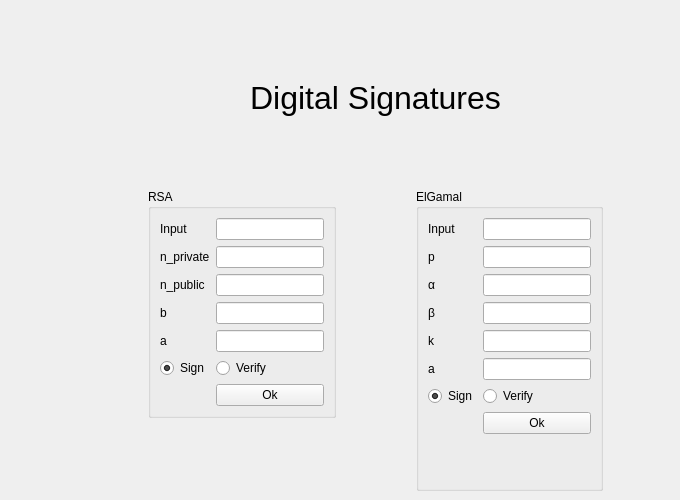
       <widget class="QWidget" name="page12">
        <widget class="QWidget" name="layoutWidget">
         <property name="geometry">
          <rect>
           <x>80</x>
           <y>80</y>
           <width>591</width>
           <height>411</height>
          </rect>
         </property>
         <layout class="QGridLayout" name="gridLayout_15">
          <item row="2" column="1">
           <widget class="QGroupBox" name="groupBox_16">
            <property name="title">
             <string>RSA</string>
            </property>
            <layout class="QFormLayout" name="formLayout_12">
             <item row="0" column="0">
              <widget class="QLabel" name="label_66">
               <property name="text">
                <string>Input</string>
               </property>
              </widget>
             </item>
             <item row="0" column="1">
              <widget class="QLineEdit" name="le_sign_rsa_input"/>
             </item>
             <item row="1" column="0">
              <widget class="QLabel" name="label_61">
               <property name="text">
                <string>n_private</string>
               </property>
              </widget>
             </item>
             <item row="1" column="1">
              <widget class="QLineEdit" name="le_sign_rsa_n"/>
             </item>
             <item row="2" column="0">
              <widget class="QLabel" name="label_67">
               <property name="text">
                <string>n_public</string>
               </property>
              </widget>
             </item>
             <item row="2" column="1">
              <widget class="QLineEdit" name="le_sign_rsa_n_public"/>
             </item>
             <item row="3" column="0">
              <widget class="QLabel" name="label_64">
               <property name="text">
                <string>b</string>
               </property>
              </widget>
             </item>
             <item row="3" column="1">
              <widget class="QLineEdit" name="le_sign_rsa_b"/>
             </item>
             <item row="4" column="0">
              <widget class="QLabel" name="label_65">
               <property name="text">
                <string>a</string>
               </property>
              </widget>
             </item>
             <item row="4" column="1">
              <widget class="QLineEdit" name="le_sign_rsa_a"/>
             </item>
             <item row="5" column="0">
              <widget class="QRadioButton" name="rb_sign_rsa_sign">
               <property name="text">
                <string>Sign</string>
               </property>
               <property name="checked">
                <bool>true</bool>
               </property>
              </widget>
             </item>
             <item row="5" column="1">
              <widget class="QRadioButton" name="rb_sign_rsa_verify">
               <property name="text">
                <string>Verify</string>
               </property>
              </widget>
             </item>
             <item row="6" column="1">
              <widget class="QPushButton" name="btnSignRsa">
               <property name="text">
                <string>Ok</string>
               </property>
              </widget>
             </item>
            </layout>
           </widget>
          </item>
          <item row="2" column="2">
           <spacer name="horizontalSpacer_16">
            <property name="orientation">
             <enum>Qt::Horizontal</enum>
            </property>
            <property name="sizeHint" stdset="0">
             <size>
              <width>40</width>
              <height>20</height>
             </size>
            </property>
           </spacer>
          </item>
          <item row="1" column="1">
           <spacer name="verticalSpacer_33">
            <property name="orientation">
             <enum>Qt::Vertical</enum>
            </property>
            <property name="sizeHint" stdset="0">
             <size>
              <width>20</width>
              <height>40</height>
             </size>
            </property>
           </spacer>
          </item>
          <item row="0" column="1" colspan="3">
           <widget class="QLabel" name="label_49">
            <property name="styleSheet">
             <string notr="true">font-size: 24pt;</string>
            </property>
            <property name="text">
             <string>Digital Signatures</string>
            </property>
            <property name="alignment">
             <set>Qt::AlignCenter</set>
            </property>
           </widget>
          </item>
          <item row="2" column="0">
           <spacer name="horizontalSpacer_15">
            <property name="orientation">
             <enum>Qt::Horizontal</enum>
            </property>
            <property name="sizeHint" stdset="0">
             <size>
              <width>40</width>
              <height>20</height>
             </size>
            </property>
           </spacer>
          </item>
          <item row="3" column="1">
           <spacer name="verticalSpacer_32">
            <property name="orientation">
             <enum>Qt::Vertical</enum>
            </property>
            <property name="sizeHint" stdset="0">
             <size>
              <width>20</width>
              <height>40</height>
             </size>
            </property>
           </spacer>
          </item>
          <item row="2" column="4">
           <spacer name="horizontalSpacer_17">
            <property name="orientation">
             <enum>Qt::Horizontal</enum>
            </property>
            <property name="sizeHint" stdset="0">
             <size>
              <width>40</width>
              <height>20</height>
             </size>
            </property>
           </spacer>
          </item>
          <item row="2" column="3" rowspan="2">
           <widget class="QGroupBox" name="groupBox_17">
            <property name="title">
             <string>ElGamal</string>
            </property>
            <layout class="QFormLayout" name="formLayout_11">
             <item row="0" column="0">
              <widget class="QLabel" name="label_56">
               <property name="text">
                <string>Input</string>
               </property>
              </widget>
             </item>
             <item row="0" column="1">
              <widget class="QLineEdit" name="le_sign_elg_input"/>
             </item>
             <item row="1" column="0">
              <widget class="QLabel" name="label_57">
               <property name="text">
                <string>p</string>
               </property>
              </widget>
             </item>
             <item row="1" column="1">
              <widget class="QLineEdit" name="le_sign_elg_p"/>
             </item>
             <item row="2" column="1">
              <widget class="QLineEdit" name="le_sign_elg_alpha"/>
             </item>
             <item row="2" column="0">
              <widget class="QLabel" name="label_58">
               <property name="text">
                <string>α</string>
               </property>
              </widget>
             </item>
             <item row="3" column="0">
              <widget class="QLabel" name="label_59">
               <property name="text">
                <string>β </string>
               </property>
              </widget>
             </item>
             <item row="3" column="1">
              <widget class="QLineEdit" name="le_sign_elg_beta"/>
             </item>
             <item row="6" column="0">
              <widget class="QRadioButton" name="rb_sign_elg_sign">
               <property name="text">
                <string>Sign</string>
               </property>
               <property name="checked">
                <bool>true</bool>
               </property>
              </widget>
             </item>
             <item row="6" column="1">
              <widget class="QRadioButton" name="rb_sign_elg_ver">
               <property name="text">
                <string>Verify</string>
               </property>
              </widget>
             </item>
             <item row="4" column="0">
              <widget class="QLabel" name="label_60">
               <property name="text">
                <string>k</string>
               </property>
              </widget>
             </item>
             <item row="4" column="1">
              <widget class="QLineEdit" name="le_sign_elg_k"/>
             </item>
             <item row="7" column="1">
              <widget class="QPushButton" name="btnSignElg">
               <property name="text">
                <string>Ok</string>
               </property>
              </widget>
             </item>
             <item row="5" column="1">
              <widget class="QLineEdit" name="le_sign_elg_a"/>
             </item>
             <item row="5" column="0">
              <widget class="QLabel" name="label_31">
               <property name="text">
                <string>a</string>
               </property>
              </widget>
             </item>
            </layout>
           </widget>
          </item>
         </layout>
        </widget>
       </widget>
